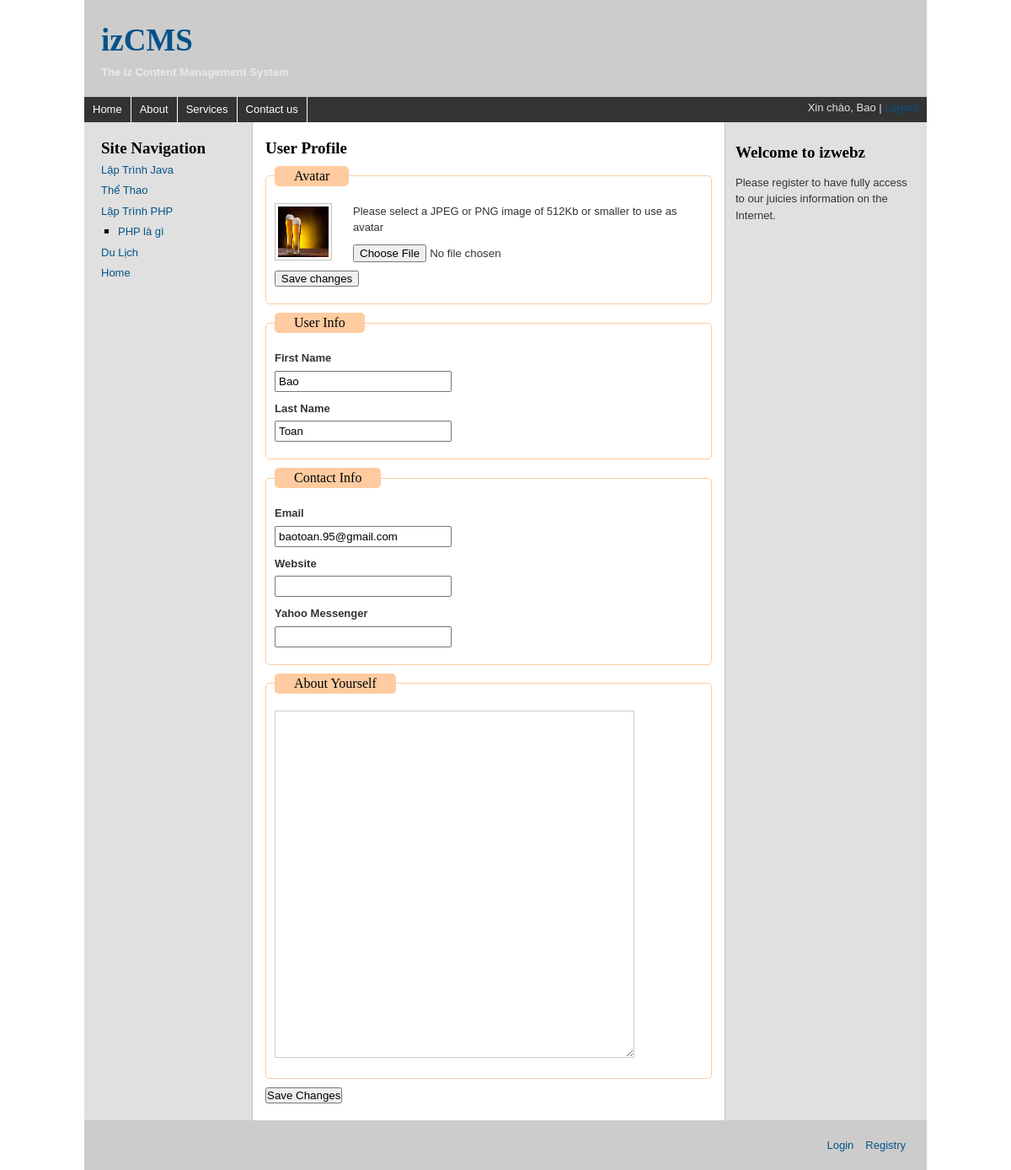
The page /edit_profile.php (signed in) on the database its author committed.
### tables this page shows
CREATE TABLE IF NOT EXISTS `categories` (
  `cate_id` int(11) NOT NULL,
  `user_id` int(11) NOT NULL,
  `cate_name` varchar(100) NOT NULL,
  `position` tinyint(4) NOT NULL
);

CREATE TABLE IF NOT EXISTS `pages` (
  `page_id` int(11) NOT NULL,
  `user_id` int(11) NOT NULL,
  `cate_id` int(11) NOT NULL,
  `page_name` varchar(150) NOT NULL,
  `content` text NOT NULL,
  `position` tinyint(4) NOT NULL,
  `post_on` datetime NOT NULL
);

CREATE TABLE IF NOT EXISTS `users` (
  `user_id` int(11) NOT NULL,
  `first_name` varchar(30) NOT NULL,
  `last_name` varchar(30) NOT NULL,
  `email` varchar(60) NOT NULL,
  `password` varchar(40) NOT NULL,
  `website` varchar(60) DEFAULT NULL,
  `yahoo` varchar(60) DEFAULT NULL,
  `bio` text,
  `avatar` varchar(100) DEFAULT NULL,
  `user_level` tinyint(4) NOT NULL,
  `active` varchar(60) DEFAULT NULL,
  `registration_date` datetime NOT NULL
);

### edit_profile.php (the view, shortened to what this page needs)
<?PHP
    include("includes/common_functions.php");
    include("includes/header.php");
    include("includes/mysqli_connection.php");
    include("includes/sidebar-a.php");
?>
<div id="content">
<?PHP
    $q = "select * from users where user_id='{$_SESSION['user_id']}' limit 1";
    $r = mysqli_query($connection, $q);
    if(mysqli_num_rows($r) == 1) {
        $user = mysqli_fetch_array($r, MYSQLI_ASSOC);
    }
?>
<h2>User Profile</h2>
<form enctype="multipart/form-data" action="processor/avatar.php" method="post">
    <fieldset>
		<legend>Avatar</legend>
		<div>
            <img class="avatar" src="uploads/images/<?php echo (is_null($user['avatar']) ? "no_avatar.jpg" : $user['avatar']); ?>" alt="avatar" />
            <p>Please select a JPEG or PNG image of 512Kb or smaller to use as avatar<p>
            <input type="file" name="image" />
            <p><input class="change" type="submit" name="upload" value="Save changes" /></p>
        </div>
  </fieldset>
</form>
<form action="" method="post">
    <fieldset>
        <legend>User Info</legend>
        <div>
            <label for="first-name">First Name
            </label>
            <input type="text" name="first_name" value="<?php echo (is_null($user['first_name']) ? "" : strip_tags($user['first_name'])); ?>" size="20" maxlength="40" tabindex='1' />
        </div>
        <div>
            <label for="last-name">Last Name
            </label>
            <input type="text" name="last_name" value="<?php echo (is_null($user['last_name']) ? "" : strip_tags($user['last_name'])); ?>" size="20" maxlength="40" tabindex='1' />
        </div>
  </fieldset>
  <fieldset>
        <legend>Contact Info</legend>
        <div>
            <label for="email">Email
            </label>
            <input type="text" name="email" value="<?php echo (is_null($user['email']) ? "" : strip_tags($user['email'])); ?>" size="20" maxlength="40" tabindex='3' />
        </div>
        <div>
            <label for="website">Website</label>
            <input type="text" name="website" value="<?php echo (is_null($user['website']) ? "" : strip_tags($user['website'])); ?>" size="20" maxlength="40" tabindex='4' />
        </div>
        <div>
            <label for="yahoo">Yahoo Messenger</label>
            <input type="text" name="yahoo" value="<?php echo (is_null($user['yahoo']) ? "" : strip_tags($user['yahoo'])); ?>" size="20" maxlength="40" tabindex='5' />
        </div>
  </fieldset>
  <fieldset>
        <legend>About Yourself</legend>
        <div>
            <textarea cols="50" rows="20" name="bio"><?php echo (is_null($user['bio']) ? "" : htmlentities($user['bio'], ENT_COMPAT, 'UTF-8')); ?></textarea>
        </div>
  </fieldset>
 <div><input type="submit" name="submit" value="Save Changes" /></div>
</form>
</div>
<?PHP
    include("includes/sidebar-b.php");
    include("includes/footer.php");
?>

### includes/sidebar-a.php (shortened to what this page needs)
<div id="content-container">
    <div id="section-navigation">
        <h2>Site Navigation</h2>
		<ul class="navi">
            <?PHP
                if(isset($_GET['cid']) && filter_var($_GET['cid'], FILTER_VALIDATE_INT, array("min-range" >= 1))) {
                    $cid = $_GET['cid'];
                } else {
                    $cid = NULL;
                }
                if(isset($_GET['pid']) && filter_var($_GET['pid'], FILTER_VALIDATE_INT, array("min-range" >= 1))) {
                    $pid = $_GET['pid'];
                } else {
                    $pid = NULL;
                }
                $q = "select cate_name, cate_id from categories order by position asc";
                $r = mysqli_query($connection, $q);
                while($cate = mysqli_fetch_array($r, MYSQL_ASSOC)) {
                    echo "<li><a href='index.php?cid={$cate['cate_id']}'";
                        if($cate['cate_id'] == $cid) {
                            echo " class='selected'";
                        }
                    echo ">{$cate['cate_name']}</a>";
                    $sql = "select page_name, page_id from pages where cate_id={$cate['cate_id']} order by position asc";
                    $rs = mysqli_query($connection, $sql);
                    if(mysqli_num_rows($rs) > 0) {
                        echo "<ul class='pages'>";
                        while($page = mysqli_fetch_array($rs, MYSQLI_ASSOC)) {
                            echo "<li><a href='single.php?pid={$page['page_id']}' ";
                                if($page['page_id'] == $pid) {
                                    echo "class='selected'";
                                }
                            echo ">{$page['page_name']}</a></li>";
                        }
                        echo "</ul>";
                    }
                    echo "</li>";
                }
            ?>
			<li><a href="/cms/">Home</a></li>
		</ul>
</div>

### css/style.css (style rules this page uses)
* { margin: 0; padding: 0 }
p, label, a { color: #333333; line-height: 1.5; font-size: 13px; font-family:'lucida grande',tahoma,verdana,arial,sans-serif； }
ul { list-style: none; }
a { color: #035389; text-decoration: none; }
h2 a, h2 { margin: 0; font-size: 19px; font-family: museo, georgia, san-serif; }
#content-container { float: left;width: 1000px;background: #fff url(images/layout-three-fixed-background.gif) repeat-y 100% 0; }
#section-navigation { float: left;width: 160px;padding: 20px 0;margin: 0 20px;display: inline; }
#section-navigation ul li { margin: 5px 0px;padding: 0; }
.pages { list-style: square; margin: 0 0 0 20px; }
#content { float: left;width: 530px;padding: 20px 0;margin: 0 0 0 15px; }
#content p { margin: 10px 0px; }
legend { color:#000; background-color: #FFCBA0; padding: 3px 23px; border-radius: 5px; }
fieldset { border:1px solid #FFCBA0; margin: 10px 0px;padding: 10px; border-radius: 5px; }
fieldset div { margin: 10px 0px; }
label { display: block;width:30em; font-weight: bold;margin: 0px 15px 5px 0px; }
textarea { border:1px solid #ccc; height: 400px; padding: 5px }
input[type="text"] { padding: 3px; width: 200px; }
.avatar { width: 60px; height: 60px;float: left;margin: 0 25px 0px 0px; border:1px solid #c1c1c1; padding: 3px; background-color: white; }
input.change { width: 100px; }

### rows shown on the page
categories: cate_name "Lập Trình Java"
categories: cate_name "Thể Thao"
categories: cate_name "Lập Trình PHP"
pages: page_name "PHP là gì"
categories: cate_name "Du Lịch"
users: avatar (picture), first_name "Bao", last_name "Toan", email "baotoan.95@gmail.com"

### other values the page prints
$_SESSION['first_name'] "Bao"
